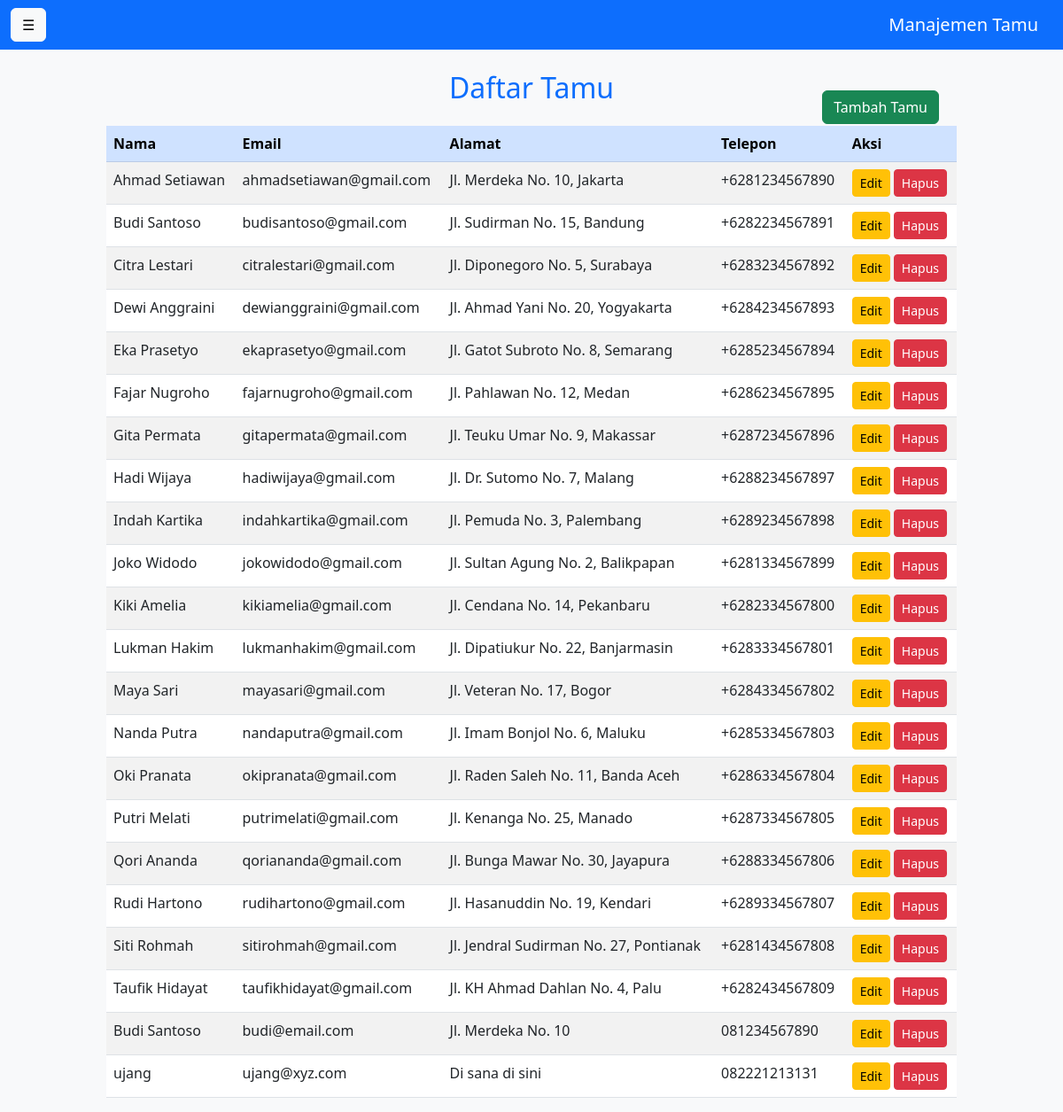
/pages/guests.php, run on the app's committed database.
### tables this page shows
CREATE TABLE `guests` (
  `guest_id` int(11) NOT NULL,
  `name` varchar(100) NOT NULL,
  `email` varchar(100) NOT NULL,
  `phone` varchar(15) DEFAULT NULL,
  `address` text DEFAULT NULL,
  `created_at` timestamp NOT NULL DEFAULT current_timestamp()
);

### pages/guests.php (the view, shortened to what this page needs)
<?php
include '../config.php';
$result = $conn->query("SELECT * FROM guests");
?>
<!DOCTYPE html>
<html lang="id">
<head>
    <link href="https://cdn.jsdelivr.net/npm/bootstrap@5.3.0/dist/css/bootstrap.min.css" rel="stylesheet">
    <link rel="stylesheet" href="../assets/css/style.css">
</head>
<body>
    <nav class="navbar navbar-expand-lg navbar-dark bg-primary">
        <div class="container-fluid">
            <button class="btn btn-light me-3" id="toggleSidebar">
                <span class="sidebar-icon">&#9776;</span>
            </button>
            <a class="navbar-brand" href="#">Manajemen Tamu</a>
        </div>
    </nav>
    <div class="content" id="mainContent">
        <h2 class="text-center text-primary my-4">Daftar Tamu</h2>
        <div class="table-container" style="position: relative; width: 80%; margin: 0 auto;">
            <div class="d-flex justify-content-end mb-3" style="position: absolute; top: -40px; right: 20px;">
                <a href="../actions/add_guest.php" class="btn btn-success">Tambah Tamu</a>
            </div>
            <div class="table-responsive">
                <table class="table table-striped table-hover">
                    <thead class="table-primary">
                        <tr>
                            <th>Nama</th>
                            <th>Email</th>
                            <th>Alamat</th>
                            <th>Telepon</th>
                            <th>Aksi</th>
                        </tr>
                    </thead>
                    <tbody>
                        <?php while ($row = $result->fetch_assoc()) { ?>
                            <tr>
                                <td><?= $row['name'] ?></td>
                                <td><?= $row['email'] ?></td>
                                <td><?= $row['address'] ?></td>
                                <td><?= $row['phone'] ?></td>
                                <td>
                                    <a href="../actions/edit_guest.php?guest_id=<?= $row['guest_id'] ?>" class="btn btn-warning btn-sm">Edit</a>
                                    <a href="../actions/delete_guest.php?guest_id=<?= $row['guest_id'] ?>" class="btn btn-danger btn-sm" onclick="return confirm('Hapus tamu ini?')">Hapus</a>
                                </td>
                            </tr>
                        <?php } ?>
                    </tbody>
                </table>
            </div>
        </div>
    </div>
</body>
</html>

### assets/css/style.css (style rules this page uses)
body { background-color: #f8f9fa; }
.content { transition: margin-left 0.3s ease-in-out; }

### data on the page
guests: name "Ahmad Setiawan", email "ahmadsetiawan@gmail.com", address "Jl. Merdeka No. 10, Jakarta", phone "+6281234567890"
guests: name "Budi Santoso", email "budisantoso@gmail.com", address "Jl. Sudirman No. 15, Bandung", phone "+6282234567891"
guests: name "Citra Lestari", email "citralestari@gmail.com", address "Jl. Diponegoro No. 5, Surabaya", phone "+6283234567892"
guests: name "Dewi Anggraini", email "dewianggraini@gmail.com", address "Jl. Ahmad Yani No. 20, Yogyakarta", phone "+6284234567893"
guests: name "Eka Prasetyo", email "ekaprasetyo@gmail.com", address "Jl. Gatot Subroto No. 8, Semarang", phone "+6285234567894"
guests: name "Fajar Nugroho", email "fajarnugroho@gmail.com", address "Jl. Pahlawan No. 12, Medan", phone "+6286234567895"
guests: name "Gita Permata", email "gitapermata@gmail.com", address "Jl. Teuku Umar No. 9, Makassar", phone "+6287234567896"
guests: name "Hadi Wijaya", email "hadiwijaya@gmail.com", address "Jl. Dr. Sutomo No. 7, Malang", phone "+6288234567897"
guests: name "Indah Kartika", email "indahkartika@gmail.com", address "Jl. Pemuda No. 3, Palembang", phone "+6289234567898"
guests: name "Joko Widodo", email "jokowidodo@gmail.com", address "Jl. Sultan Agung No. 2, Balikpapan", phone "+6281334567899"
guests: name "Kiki Amelia", email "kikiamelia@gmail.com", address "Jl. Cendana No. 14, Pekanbaru", phone "+6282334567800"
guests: name "Lukman Hakim", email "lukmanhakim@gmail.com", address "Jl. Dipatiukur No. 22, Banjarmasin", phone "+6283334567801"
guests: name "Maya Sari", email "mayasari@gmail.com", address "Jl. Veteran No. 17, Bogor", phone "+6284334567802"
guests: name "Nanda Putra", email "nandaputra@gmail.com", address "Jl. Imam Bonjol No. 6, Maluku", phone "+6285334567803"
guests: name "Oki Pranata", email "okipranata@gmail.com", address "Jl. Raden Saleh No. 11, Banda Aceh", phone "+6286334567804"
guests: name "Putri Melati", email "putrimelati@gmail.com", address "Jl. Kenanga No. 25, Manado", phone "+6287334567805"
guests: name "Qori Ananda", email "qoriananda@gmail.com", address "Jl. Bunga Mawar No. 30, Jayapura", phone "+6288334567806"
guests: name "Rudi Hartono", email "rudihartono@gmail.com", address "Jl. Hasanuddin No. 19, Kendari", phone "+6289334567807"
guests: name "Siti Rohmah", email "sitirohmah@gmail.com", address "Jl. Jendral Sudirman No. 27, Pontianak", phone "+6281434567808"
guests: name "Taufik Hidayat", email "taufikhidayat@gmail.com", address "Jl. KH Ahmad Dahlan No. 4, Palu", phone "+6282434567809"
guests: name "Budi Santoso", email "budi@email.com", address "Jl. Merdeka No. 10", phone "081234567890"
guests: name "ujang", email "ujang@xyz.com", address "Di sana di sini", phone "082221213131"
